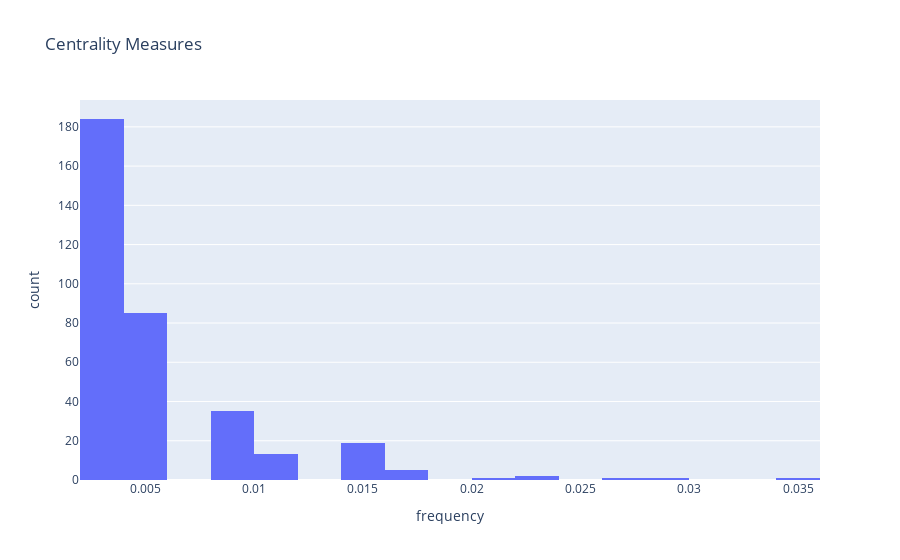

Notebook source saved alongside this figure:
### Code cell
createCentralityHist(g)

### Figure 1 — Plotly figure (JSON) as saved in the notebook; plotly's stock layout.template omitted (floating-point values rounded to 4 significant figures; data arrays with more than 128 entries replaced by an {"elided": "..."} marker saying what was removed)
{"data": [{"alignmentgroup": "True", "bingroup": "x", "hovertemplate": "frequency=%{x}<br>count=%{y}<extra></extra>", "legendgroup": "", "marker": {"color": "#636efa"}, "name": "", "offsetgroup": "", "orientation": "v", "showlegend": false, "type": "histogram", "x": {"elided": "347 float values"}, "xaxis": "x", "yaxis": "y"}], "layout": {"barmode": "relative", "legend": {"tracegroupgap": 0}, "title": {"text": "Centrality Measures"}, "xaxis": {"anchor": "y", "domain": [0, 1], "title": {"text": "frequency"}}, "yaxis": {"anchor": "x", "domain": [0, 1], "title": {"text": "count"}}}}
